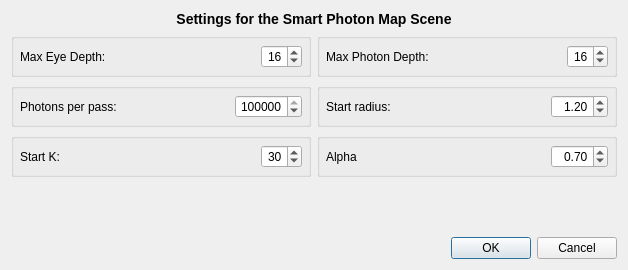
<?xml version="1.0" encoding="UTF-8"?>
<ui version="4.0">
 <class>SPPMEditor</class>
 <widget class="QDialog" name="SPPMEditor">
  <property name="geometry">
   <rect>
    <x>0</x>
    <y>0</y>
    <width>628</width>
    <height>270</height>
   </rect>
  </property>
  <property name="sizePolicy">
   <sizepolicy hsizetype="Preferred" vsizetype="Minimum">
    <horstretch>0</horstretch>
    <verstretch>0</verstretch>
   </sizepolicy>
  </property>
  <property name="maximumSize">
   <size>
    <width>16777215</width>
    <height>16777215</height>
   </size>
  </property>
  <property name="windowTitle">
   <string>Reality Render Settings</string>
  </property>
  <layout class="QVBoxLayout" name="verticalLayout">
   <item>
    <widget class="QLabel" name="lblTitle">
     <property name="sizePolicy">
      <sizepolicy hsizetype="Preferred" vsizetype="Maximum">
       <horstretch>0</horstretch>
       <verstretch>0</verstretch>
      </sizepolicy>
     </property>
     <property name="text">
      <string>&lt;!DOCTYPE HTML PUBLIC &quot;-//W3C//DTD HTML 4.0//EN&quot; &quot;http://www.w3.org/TR/REC-html40/strict.dtd&quot;&gt;
&lt;html&gt;&lt;head&gt;&lt;meta name=&quot;qrichtext&quot; content=&quot;1&quot; /&gt;&lt;style type=&quot;text/css&quot;&gt;
p, li { white-space: pre-wrap; }
&lt;/style&gt;&lt;/head&gt;&lt;body style=&quot; font-family:'Lucida Grande'; font-size:13pt; font-weight:400; font-style:normal;&quot;&gt;
&lt;p style=&quot; margin-top:14px; margin-bottom:12px; margin-left:0px; margin-right:0px; -qt-block-indent:0; text-indent:0px;&quot;&gt;&lt;span style=&quot; font-size:large; font-weight:600;&quot;&gt;Settings for the Smart Photon Map Scene&lt;/span&gt;&lt;/p&gt;&lt;/body&gt;&lt;/html&gt;</string>
     </property>
     <property name="alignment">
      <set>Qt::AlignCenter</set>
     </property>
    </widget>
   </item>
   <item>
    <layout class="QHBoxLayout" name="horizontalLayout">
     <item>
      <widget class="QGroupBox" name="horizontalGroupBox">
       <property name="maximumSize">
        <size>
         <width>16777215</width>
         <height>45</height>
        </size>
       </property>
       <layout class="QHBoxLayout" name="horizontalLayout_4">
        <property name="margin">
         <number>6</number>
        </property>
        <item>
         <widget class="QLabel" name="lblCameraPasses">
          <property name="maximumSize">
           <size>
            <width>150</width>
            <height>16777215</height>
           </size>
          </property>
          <property name="text">
           <string>Max Eye Depth:</string>
          </property>
         </widget>
        </item>
        <item>
         <spacer name="horizontalSpacer_2">
          <property name="orientation">
           <enum>Qt::Horizontal</enum>
          </property>
          <property name="sizeHint" stdset="0">
           <size>
            <width>40</width>
            <height>20</height>
           </size>
          </property>
         </spacer>
        </item>
        <item>
         <widget class="QSpinBox" name="maxEyeDepth">
          <property name="maximumSize">
           <size>
            <width>60</width>
            <height>16777215</height>
           </size>
          </property>
          <property name="alignment">
           <set>Qt::AlignRight|Qt::AlignTrailing|Qt::AlignVCenter</set>
          </property>
          <property name="buttonSymbols">
           <enum>QAbstractSpinBox::UpDownArrows</enum>
          </property>
          <property name="accelerated">
           <bool>false</bool>
          </property>
          <property name="minimum">
           <number>8</number>
          </property>
          <property name="maximum">
           <number>64</number>
          </property>
          <property name="value">
           <number>16</number>
          </property>
         </widget>
        </item>
       </layout>
      </widget>
     </item>
     <item>
      <widget class="QGroupBox" name="horizontalGroupBox_2">
       <property name="maximumSize">
        <size>
         <width>16777215</width>
         <height>45</height>
        </size>
       </property>
       <layout class="QHBoxLayout" name="horizontalLayout_5">
        <property name="margin">
         <number>6</number>
        </property>
        <item>
         <widget class="QLabel" name="lblCameraPasses_2">
          <property name="maximumSize">
           <size>
            <width>150</width>
            <height>16777215</height>
           </size>
          </property>
          <property name="text">
           <string>Max Photon Depth:</string>
          </property>
         </widget>
        </item>
        <item>
         <spacer name="horizontalSpacer_3">
          <property name="orientation">
           <enum>Qt::Horizontal</enum>
          </property>
          <property name="sizeHint" stdset="0">
           <size>
            <width>40</width>
            <height>20</height>
           </size>
          </property>
         </spacer>
        </item>
        <item>
         <widget class="QSpinBox" name="maxPhotonsDepth">
          <property name="minimumSize">
           <size>
            <width>0</width>
            <height>0</height>
           </size>
          </property>
          <property name="maximumSize">
           <size>
            <width>60</width>
            <height>16777215</height>
           </size>
          </property>
          <property name="alignment">
           <set>Qt::AlignRight|Qt::AlignTrailing|Qt::AlignVCenter</set>
          </property>
          <property name="buttonSymbols">
           <enum>QAbstractSpinBox::UpDownArrows</enum>
          </property>
          <property name="accelerated">
           <bool>false</bool>
          </property>
          <property name="minimum">
           <number>8</number>
          </property>
          <property name="maximum">
           <number>64</number>
          </property>
          <property name="value">
           <number>16</number>
          </property>
         </widget>
        </item>
       </layout>
      </widget>
     </item>
    </layout>
   </item>
   <item>
    <layout class="QHBoxLayout" name="horizontalLayout_2">
     <item>
      <widget class="QGroupBox" name="horizontalGroupBox_3">
       <property name="maximumSize">
        <size>
         <width>16777215</width>
         <height>45</height>
        </size>
       </property>
       <layout class="QHBoxLayout" name="horizontalLayout_6">
        <property name="margin">
         <number>6</number>
        </property>
        <item>
         <widget class="QLabel" name="lblCameraPasses_3">
          <property name="maximumSize">
           <size>
            <width>150</width>
            <height>16777215</height>
           </size>
          </property>
          <property name="text">
           <string>Photons per pass:</string>
          </property>
         </widget>
        </item>
        <item>
         <spacer name="horizontalSpacer_4">
          <property name="orientation">
           <enum>Qt::Horizontal</enum>
          </property>
          <property name="sizeHint" stdset="0">
           <size>
            <width>40</width>
            <height>20</height>
           </size>
          </property>
         </spacer>
        </item>
        <item>
         <widget class="QSpinBox" name="photonsPerPass">
          <property name="maximumSize">
           <size>
            <width>130</width>
            <height>16777215</height>
           </size>
          </property>
          <property name="alignment">
           <set>Qt::AlignRight|Qt::AlignTrailing|Qt::AlignVCenter</set>
          </property>
          <property name="buttonSymbols">
           <enum>QAbstractSpinBox::UpDownArrows</enum>
          </property>
          <property name="accelerated">
           <bool>false</bool>
          </property>
          <property name="minimum">
           <number>8</number>
          </property>
          <property name="maximum">
           <number>100000000</number>
          </property>
          <property name="singleStep">
           <number>100</number>
          </property>
          <property name="value">
           <number>1000000</number>
          </property>
         </widget>
        </item>
       </layout>
      </widget>
     </item>
     <item>
      <widget class="QGroupBox" name="horizontalGroupBox_4">
       <property name="maximumSize">
        <size>
         <width>16777215</width>
         <height>45</height>
        </size>
       </property>
       <layout class="QHBoxLayout" name="horizontalLayout_7">
        <property name="margin">
         <number>6</number>
        </property>
        <item>
         <widget class="QLabel" name="lblCameraPasses_5">
          <property name="maximumSize">
           <size>
            <width>150</width>
            <height>16777215</height>
           </size>
          </property>
          <property name="text">
           <string>Start radius:</string>
          </property>
         </widget>
        </item>
        <item>
         <spacer name="horizontalSpacer_5">
          <property name="orientation">
           <enum>Qt::Horizontal</enum>
          </property>
          <property name="sizeHint" stdset="0">
           <size>
            <width>40</width>
            <height>20</height>
           </size>
          </property>
         </spacer>
        </item>
        <item>
         <widget class="QDoubleSpinBox" name="startRadius">
          <property name="maximumSize">
           <size>
            <width>60</width>
            <height>16777215</height>
           </size>
          </property>
          <property name="alignment">
           <set>Qt::AlignRight|Qt::AlignTrailing|Qt::AlignVCenter</set>
          </property>
          <property name="singleStep">
           <double>0.100000000000000</double>
          </property>
          <property name="value">
           <double>1.200000000000000</double>
          </property>
         </widget>
        </item>
       </layout>
      </widget>
     </item>
    </layout>
   </item>
   <item>
    <layout class="QHBoxLayout" name="horizontalLayout_3">
     <item>
      <widget class="QGroupBox" name="horizontalGroupBox_5">
       <property name="maximumSize">
        <size>
         <width>16777215</width>
         <height>45</height>
        </size>
       </property>
       <layout class="QHBoxLayout" name="horizontalLayout_8">
        <property name="margin">
         <number>6</number>
        </property>
        <item>
         <widget class="QLabel" name="lblCameraPasses_6">
          <property name="maximumSize">
           <size>
            <width>150</width>
            <height>16777215</height>
           </size>
          </property>
          <property name="text">
           <string>Start K:</string>
          </property>
         </widget>
        </item>
        <item>
         <spacer name="horizontalSpacer_6">
          <property name="orientation">
           <enum>Qt::Horizontal</enum>
          </property>
          <property name="sizeHint" stdset="0">
           <size>
            <width>40</width>
            <height>20</height>
           </size>
          </property>
         </spacer>
        </item>
        <item>
         <widget class="QSpinBox" name="startk">
          <property name="maximumSize">
           <size>
            <width>60</width>
            <height>16777215</height>
           </size>
          </property>
          <property name="alignment">
           <set>Qt::AlignRight|Qt::AlignTrailing|Qt::AlignVCenter</set>
          </property>
          <property name="buttonSymbols">
           <enum>QAbstractSpinBox::UpDownArrows</enum>
          </property>
          <property name="accelerated">
           <bool>false</bool>
          </property>
          <property name="minimum">
           <number>1</number>
          </property>
          <property name="maximum">
           <number>64</number>
          </property>
          <property name="value">
           <number>30</number>
          </property>
         </widget>
        </item>
       </layout>
      </widget>
     </item>
     <item>
      <widget class="QGroupBox" name="horizontalGroupBox_6">
       <property name="maximumSize">
        <size>
         <width>16777215</width>
         <height>45</height>
        </size>
       </property>
       <layout class="QHBoxLayout" name="horizontalLayout_9">
        <property name="margin">
         <number>6</number>
        </property>
        <item>
         <widget class="QLabel" name="lblCameraPasses_7">
          <property name="maximumSize">
           <size>
            <width>150</width>
            <height>16777215</height>
           </size>
          </property>
          <property name="text">
           <string>Alpha</string>
          </property>
         </widget>
        </item>
        <item>
         <spacer name="horizontalSpacer_7">
          <property name="orientation">
           <enum>Qt::Horizontal</enum>
          </property>
          <property name="sizeHint" stdset="0">
           <size>
            <width>40</width>
            <height>20</height>
           </size>
          </property>
         </spacer>
        </item>
        <item>
         <widget class="QDoubleSpinBox" name="alpha">
          <property name="maximumSize">
           <size>
            <width>60</width>
            <height>16777215</height>
           </size>
          </property>
          <property name="alignment">
           <set>Qt::AlignRight|Qt::AlignTrailing|Qt::AlignVCenter</set>
          </property>
          <property name="singleStep">
           <double>0.100000000000000</double>
          </property>
          <property name="value">
           <double>0.700000000000000</double>
          </property>
         </widget>
        </item>
       </layout>
      </widget>
     </item>
    </layout>
   </item>
   <item>
    <spacer name="verticalSpacer">
     <property name="orientation">
      <enum>Qt::Vertical</enum>
     </property>
     <property name="sizeHint" stdset="0">
      <size>
       <width>20</width>
       <height>10</height>
      </size>
     </property>
    </spacer>
   </item>
   <item>
    <layout class="QHBoxLayout" name="buttonGroup">
     <item>
      <spacer name="horizontalSpacer">
       <property name="orientation">
        <enum>Qt::Horizontal</enum>
       </property>
       <property name="sizeHint" stdset="0">
        <size>
         <width>40</width>
         <height>20</height>
        </size>
       </property>
      </spacer>
     </item>
     <item>
      <widget class="QPushButton" name="btnOK">
       <property name="text">
        <string>OK</string>
       </property>
      </widget>
     </item>
     <item>
      <widget class="QPushButton" name="btnCancel">
       <property name="text">
        <string>Cancel</string>
       </property>
      </widget>
     </item>
    </layout>
   </item>
  </layout>
 </widget>
 <resources/>
 <connections>
  <connection>
   <sender>btnOK</sender>
   <signal>clicked()</signal>
   <receiver>SPPMEditor</receiver>
   <slot>accept()</slot>
   <hints>
    <hint type="sourcelabel">
     <x>544</x>
     <y>271</y>
    </hint>
    <hint type="destinationlabel">
     <x>399</x>
     <y>259</y>
    </hint>
   </hints>
  </connection>
  <connection>
   <sender>btnCancel</sender>
   <signal>clicked()</signal>
   <receiver>SPPMEditor</receiver>
   <slot>reject()</slot>
   <hints>
    <hint type="sourcelabel">
     <x>633</x>
     <y>267</y>
    </hint>
    <hint type="destinationlabel">
     <x>270</x>
     <y>253</y>
    </hint>
   </hints>
  </connection>
 </connections>
</ui>
